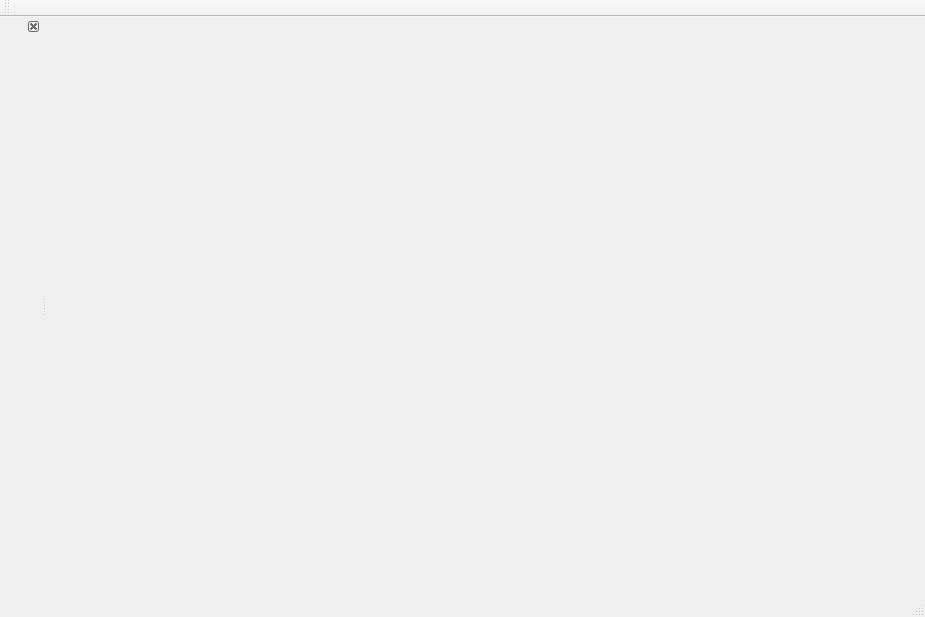
<?xml version="1.0" encoding="UTF-8"?>
<ui version="4.0">
 <class>MainWindow</class>
 <widget class="QMainWindow" name="MainWindow">
  <property name="geometry">
   <rect>
    <x>0</x>
    <y>0</y>
    <width>925</width>
    <height>617</height>
   </rect>
  </property>
  <property name="windowTitle">
   <string>MainWindow</string>
  </property>
  <widget class="QWidget" name="centralWidget"/>
  <widget class="QToolBar" name="mainToolBar">
   <attribute name="toolBarArea">
    <enum>TopToolBarArea</enum>
   </attribute>
   <attribute name="toolBarBreak">
    <bool>false</bool>
   </attribute>
  </widget>
  <widget class="QStatusBar" name="statusBar"/>
  <widget class="QDockWidget" name="Timeline">
   <property name="features">
    <set>QDockWidget::DockWidgetClosable|QDockWidget::DockWidgetMovable</set>
   </property>
   <property name="allowedAreas">
    <set>Qt::LeftDockWidgetArea|Qt::RightDockWidgetArea</set>
   </property>
   <attribute name="dockWidgetArea">
    <number>1</number>
   </attribute>
   <widget class="QWidget" name="dockWidgetContents"/>
  </widget>
  <action name="actionNew">
   <property name="text">
    <string>New...</string>
   </property>
  </action>
  <action name="actionLog">
   <property name="text">
    <string>Log</string>
   </property>
  </action>
 </widget>
 <layoutdefault spacing="6" margin="11"/>
 <resources/>
 <connections/>
</ui>
